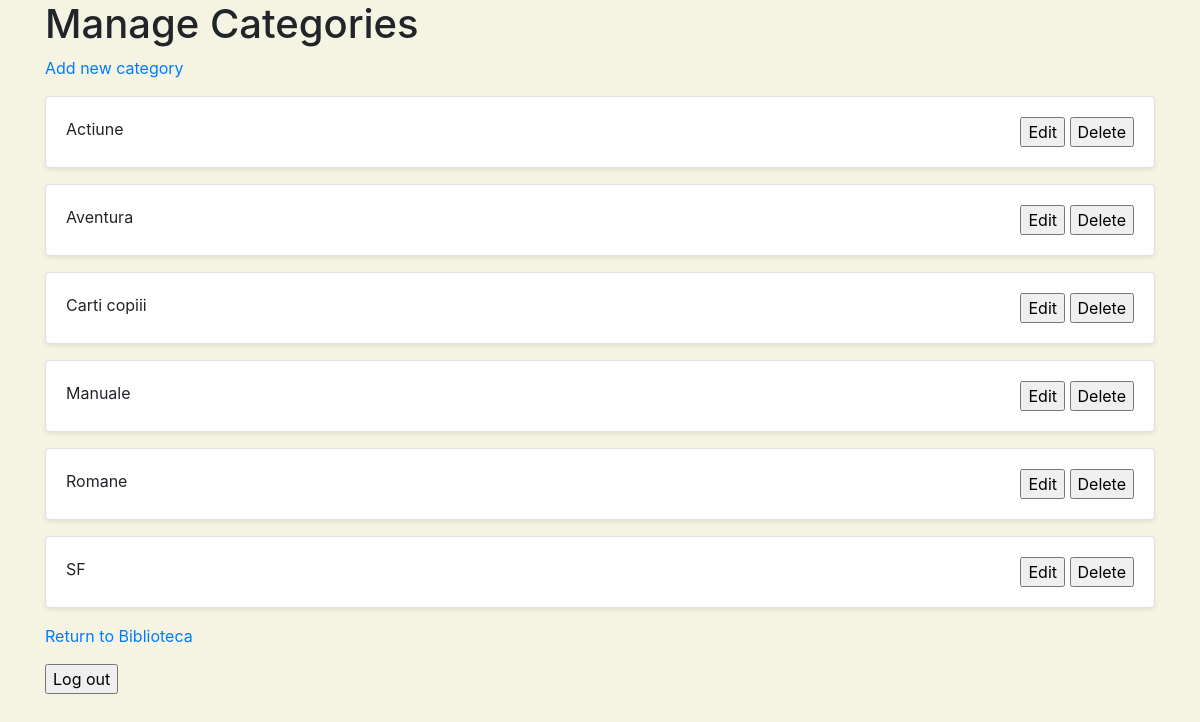
The page /admin/categories/index.php (signed in) on the database as committed earlier.
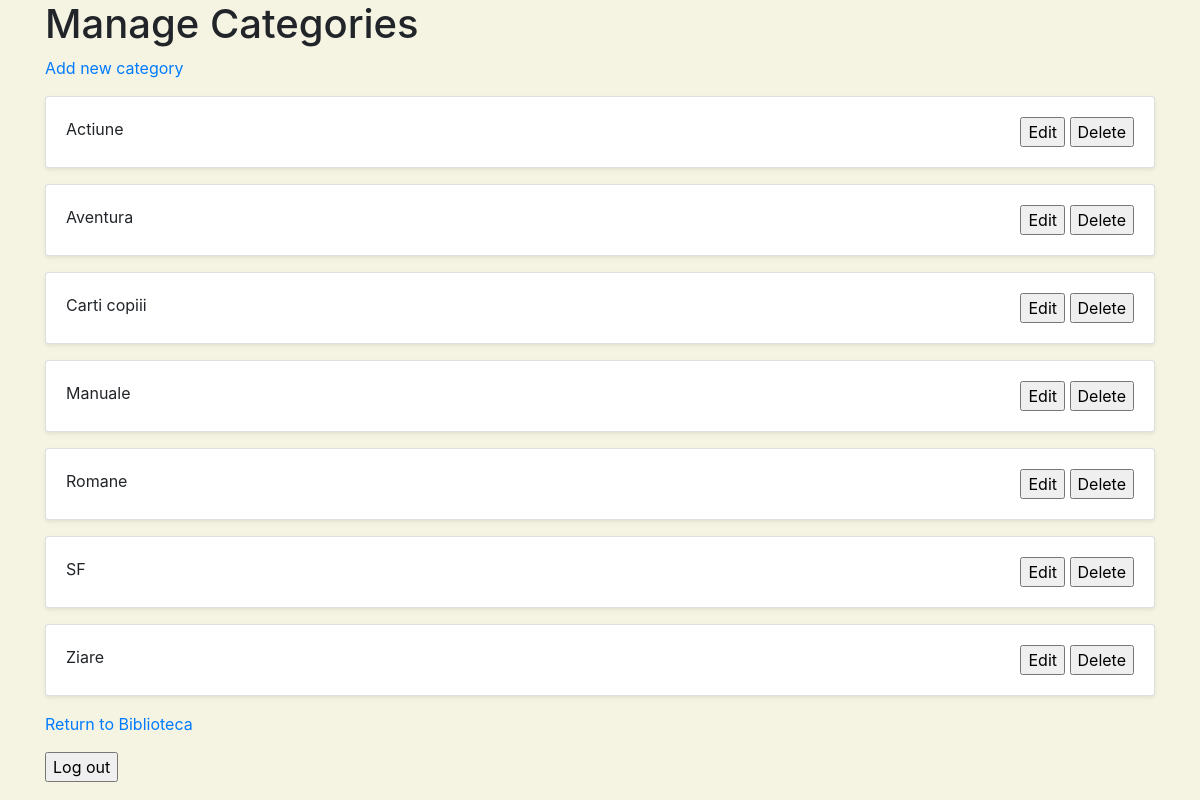
The same page on the database as committed later.
### tables this page shows
CREATE TABLE `category` (
  `id` int(11) NOT NULL,
  `name` varchar(255) DEFAULT NULL
);

### admin/categories/index.php (called while the page is built, shortened)
<?php
include $_SERVER['DOCUMENT_ROOT'] . '/biblioteca/includes/db.inc.php';
$result = mysqli_query($link, 'SELECT id, name FROM category');
while ($row=mysqli_fetch_array($result))
{
	$categories[]=array('id'=>$row['id'], 'name'=>$row['name']);
}
include 'categories.html.php';
?>

### includes/helpers.inc.php (the view, shortened to what this page needs)
<?php
function html($text)
{
return htmlspecialchars($text, ENT_QUOTES, 'UTF-8');
}
function htmlout($text)
{
echo html($text);
}
?>

### admin/categories/categories.html.php (shortened to what this page needs)
<?php include_once $_SERVER['DOCUMENT_ROOT']. '/biblioteca/includes/helpers.inc.php';?>
<!DOCTYPE html PUBLIC "-//W3C//DTD XHTML 1.0 Strict//EN"
	"http://www.w3.org/TR/xhtml1/DTD/xhtml1-strict.dtd">
<html xmlns="http://www.w3.org/1999/xhtml" xml:lang="en" lang="en">
	<head>
			  <link rel="stylesheet" href="https://maxcdn.bootstrapcdn.com/bootstrap/4.4.1/css/bootstrap.min.css">
	</head>
	<body>
	<div class="container">
		<h1>Manage Categories</h1>
		<p><a href="?add"> Add new category</a></p>
		   <?php foreach ($categories as $category):?>
		   <div class="card mb-3 mt-3 shadow-sm" >
            <div class="card-body">
		      <form action="" method="post">
			    <div  class="float-right">
					<input type="submit" name="action" value="Edit"/>
					<input type="submit" name="action" value="Delete"/>
				</div>
			  </form>
			</div>
		  </div>
		<?php endforeach; ?>
		</body>
		<p><a href="..">Return to Biblioteca</a></p>
		<?php include '../logout.html.php'; ?>
	</body>
</html>

### admin/logout.html.php (shortened to what this page needs)
<form action="" method="post">
	<div>
		<input type="submit" value="Log out"/>
	</div>
</form>

### admin/categories/categories.html.php (style rules this page uses)
body { background-color: rgb(245, 244, 226); }

Rows that differ between the two databases and show on the page:
added category: name "Ziare"
